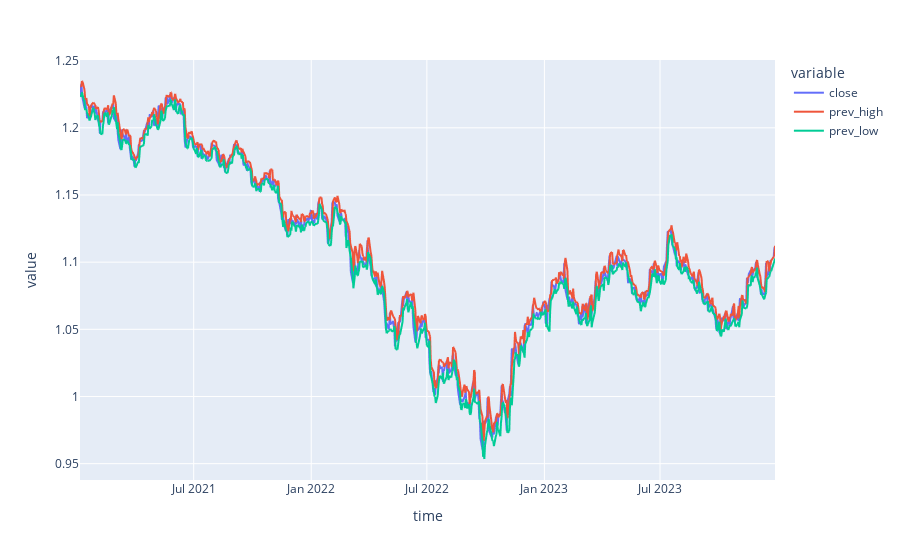

Notebook code cell kept with this figure:
### Markdown cell above
---

## 5. High/Low of previous Session 

The High/Low Indicator is a simple Indicator to compare current price with the previous session. Usually, when prices are inside the previous session range, it can mean that the market is ranging. 

If the price is outside of the previous session, it can be trending

### Code cell
# to calculate the previous High/Low, we can simply use shift() to check values of previous rows
df['prev_high'] = df['high'].shift(1)
df['prev_low'] = df['low'].shift(1)

display(df[['close', 'high', 'prev_high', 'low', 'prev_low']])

fig_prev_hl = px.line(df, x='time', y=['close', 'prev_high', 'prev_low'])
display(fig_prev_hl)

### Figure 1 — Plotly figure (JSON) as saved in the notebook; plotly's stock layout.template omitted (floating-point values rounded to 4 significant figures; data arrays with more than 128 entries replaced by an {"elided": "..."} marker saying what was removed)
{"data": [{"hovertemplate": "variable=close<br>time=%{x}<br>value=%{y}<extra></extra>", "legendgroup": "close", "line": {"color": "#636efa", "dash": "solid"}, "marker": {"symbol": "circle"}, "mode": "lines", "name": "close", "showlegend": true, "type": "scattergl", "x": {"elided": "778 str values"}, "xaxis": "x", "y": {"elided": "778 float values"}, "yaxis": "y"}, {"hovertemplate": "variable=prev_high<br>time=%{x}<br>value=%{y}<extra></extra>", "legendgroup": "prev_high", "line": {"color": "#EF553B", "dash": "solid"}, "marker": {"symbol": "circle"}, "mode": "lines", "name": "prev_high", "showlegend": true, "type": "scattergl", "x": {"elided": "778 str values"}, "xaxis": "x", "y": {"elided": "778 float values"}, "yaxis": "y"}, {"hovertemplate": "variable=prev_low<br>time=%{x}<br>value=%{y}<extra></extra>", "legendgroup": "prev_low", "line": {"color": "#00cc96", "dash": "solid"}, "marker": {"symbol": "circle"}, "mode": "lines", "name": "prev_low", "showlegend": true, "type": "scattergl", "x": {"elided": "778 str values"}, "xaxis": "x", "y": {"elided": "778 float values"}, "yaxis": "y"}], "layout": {"legend": {"title": {"text": "variable"}, "tracegroupgap": 0}, "margin": {"t": 60}, "xaxis": {"anchor": "y", "domain": [0, 1], "title": {"text": "time"}}, "yaxis": {"anchor": "x", "domain": [0, 1], "title": {"text": "value"}}}}
